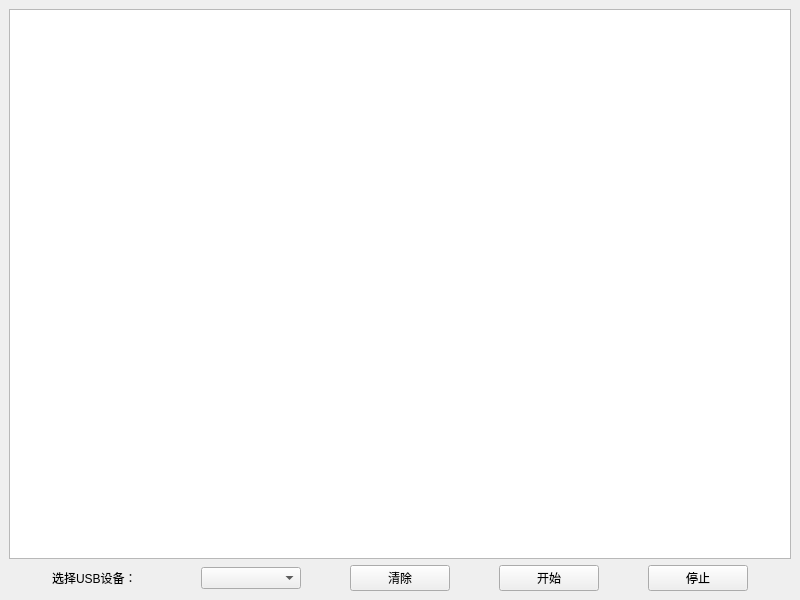
<?xml version="1.0" encoding="UTF-8"?>
<ui version="4.0">
 <class>MainWindow</class>
 <widget class="QMainWindow" name="MainWindow">
  <property name="geometry">
   <rect>
    <x>0</x>
    <y>0</y>
    <width>800</width>
    <height>600</height>
   </rect>
  </property>
  <property name="windowTitle">
   <string>USB_Trace_Tool</string>
  </property>
  <widget class="QWidget" name="centralwidget">
   <layout class="QVBoxLayout" name="verticalLayout">
    <item>
     <widget class="QTextBrowser" name="textBrowser"/>
    </item>
    <item>
     <layout class="QHBoxLayout" name="horizontalLayout">
      <item>
       <widget class="QLabel" name="label">
        <property name="maximumSize">
         <size>
          <width>100</width>
          <height>16777215</height>
         </size>
        </property>
        <property name="layoutDirection">
         <enum>Qt::LeftToRight</enum>
        </property>
        <property name="text">
         <string>选择USB设备：</string>
        </property>
        <property name="alignment">
         <set>Qt::AlignLeading|Qt::AlignLeft|Qt::AlignVCenter</set>
        </property>
       </widget>
      </item>
      <item>
       <widget class="QComboBox" name="comboBox">
        <property name="maximumSize">
         <size>
          <width>100</width>
          <height>16777215</height>
         </size>
        </property>
       </widget>
      </item>
      <item>
       <widget class="QPushButton" name="pushButton_clear">
        <property name="maximumSize">
         <size>
          <width>100</width>
          <height>16777215</height>
         </size>
        </property>
        <property name="text">
         <string>清除</string>
        </property>
       </widget>
      </item>
      <item>
       <widget class="QPushButton" name="pushButton_start">
        <property name="maximumSize">
         <size>
          <width>100</width>
          <height>16777215</height>
         </size>
        </property>
        <property name="text">
         <string>开始</string>
        </property>
       </widget>
      </item>
      <item>
       <widget class="QPushButton" name="pushButton_stop">
        <property name="maximumSize">
         <size>
          <width>100</width>
          <height>16777215</height>
         </size>
        </property>
        <property name="text">
         <string>停止</string>
        </property>
       </widget>
      </item>
     </layout>
    </item>
   </layout>
  </widget>
 </widget>
 <resources/>
 <connections/>
</ui>
